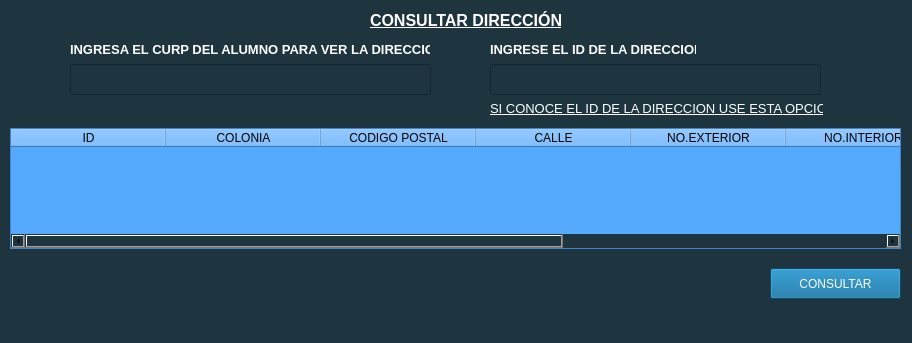
<?xml version="1.0" encoding="UTF-8"?>
<ui version="4.0">
 <class>Form_CONSULTAR_DIRECCION</class>
 <widget class="QWidget" name="Form_CONSULTAR_DIRECCION">
  <property name="geometry">
   <rect>
    <x>0</x>
    <y>0</y>
    <width>912</width>
    <height>343</height>
   </rect>
  </property>
  <property name="windowTitle">
   <string>CONSULTAR DIRECCION</string>
  </property>
  <property name="windowIcon">
   <iconset resource="../resources_rc.qrc">
    <normaloff>:/iconos/recursos/consulta.png</normaloff>:/iconos/recursos/consulta.png</iconset>
  </property>
  <property name="styleSheet">
   <string notr="true">QWidget
{
	background-color:#1E343F;
	color:#ffffff;
	border-color:#000000;
}
QPushButton
{
	background-color:#046799;
	color:#FFFFFF;
	border-color:#000000;
}

QComboBox
{
	background-color:#034263;
	color:#FFFFFF;
	border-color:#000000;
}

QGroupBox
{
	background-color:#1E343F;
	color:#ffffff;
	border-color:#000000;
}</string>
  </property>
  <widget class="QPushButton" name="consultar">
   <property name="geometry">
    <rect>
     <x>770</x>
     <y>268</y>
     <width>131</width>
     <height>31</height>
    </rect>
   </property>
   <property name="text">
    <string>CONSULTAR</string>
   </property>
   <property name="icon">
    <iconset resource="../resources_rc.qrc">
     <normaloff>:/iconos/recursos/consulta.png</normaloff>:/iconos/recursos/consulta.png</iconset>
   </property>
   <property name="iconSize">
    <size>
     <width>20</width>
     <height>20</height>
    </size>
   </property>
  </widget>
  <widget class="QGroupBox" name="groupBox">
   <property name="geometry">
    <rect>
     <x>10</x>
     <y>128</y>
     <width>891</width>
     <height>121</height>
    </rect>
   </property>
   <property name="styleSheet">
    <string notr="true">color: rgb(0, 0, 0);</string>
   </property>
   <property name="title">
    <string/>
   </property>
   <widget class="QTableWidget" name="tabla">
    <property name="geometry">
     <rect>
      <x>0</x>
      <y>0</y>
      <width>891</width>
      <height>121</height>
     </rect>
    </property>
    <property name="styleSheet">
     <string notr="true">background-color: rgb(85, 170, 255);</string>
    </property>
    <attribute name="horizontalHeaderDefaultSectionSize">
     <number>155</number>
    </attribute>
    <column>
     <property name="text">
      <string>ID</string>
     </property>
    </column>
    <column>
     <property name="text">
      <string>COLONIA</string>
     </property>
    </column>
    <column>
     <property name="text">
      <string>CODIGO POSTAL</string>
     </property>
    </column>
    <column>
     <property name="text">
      <string>CALLE</string>
     </property>
    </column>
    <column>
     <property name="text">
      <string>NO.EXTERIOR</string>
     </property>
    </column>
    <column>
     <property name="text">
      <string>NO.INTERIOR</string>
     </property>
    </column>
    <column>
     <property name="text">
      <string>ESTADO</string>
     </property>
    </column>
    <column>
     <property name="text">
      <string>ALCALDIA</string>
     </property>
    </column>
   </widget>
  </widget>
  <widget class="QLabel" name="label">
   <property name="geometry">
    <rect>
     <x>70</x>
     <y>40</y>
     <width>360</width>
     <height>18</height>
    </rect>
   </property>
   <property name="font">
    <font>
     <pointsize>10</pointsize>
     <bold>true</bold>
    </font>
   </property>
   <property name="text">
    <string>INGRESA EL CURP DEL ALUMNO PARA VER LA DIRECCION:</string>
   </property>
  </widget>
  <widget class="QLineEdit" name="curp">
   <property name="geometry">
    <rect>
     <x>70</x>
     <y>64</y>
     <width>361</width>
     <height>31</height>
    </rect>
   </property>
  </widget>
  <widget class="QLineEdit" name="ID">
   <property name="geometry">
    <rect>
     <x>490</x>
     <y>64</y>
     <width>331</width>
     <height>31</height>
    </rect>
   </property>
  </widget>
  <widget class="QLabel" name="label_2">
   <property name="geometry">
    <rect>
     <x>490</x>
     <y>100</y>
     <width>333</width>
     <height>18</height>
    </rect>
   </property>
   <property name="font">
    <font>
     <pointsize>10</pointsize>
     <bold>true</bold>
    </font>
   </property>
   <property name="text">
    <string>&lt;html&gt;&lt;head/&gt;&lt;body&gt;&lt;p&gt;&lt;span style=&quot; font-weight:400; text-decoration: underline;&quot;&gt;SI CONOCE EL ID DE LA DIRECCION USE ESTA OPCION&lt;/span&gt;&lt;/p&gt;&lt;/body&gt;&lt;/html&gt;</string>
   </property>
  </widget>
  <widget class="QLabel" name="label_3">
   <property name="geometry">
    <rect>
     <x>490</x>
     <y>40</y>
     <width>206</width>
     <height>18</height>
    </rect>
   </property>
   <property name="font">
    <font>
     <pointsize>10</pointsize>
     <bold>true</bold>
    </font>
   </property>
   <property name="text">
    <string>INGRESE EL ID DE LA DIRECCION:</string>
   </property>
  </widget>
  <widget class="QLabel" name="label_4">
   <property name="geometry">
    <rect>
     <x>370</x>
     <y>10</y>
     <width>191</width>
     <height>21</height>
    </rect>
   </property>
   <property name="font">
    <font>
     <pointsize>10</pointsize>
     <bold>true</bold>
    </font>
   </property>
   <property name="text">
    <string>&lt;html&gt;&lt;head/&gt;&lt;body&gt;&lt;p&gt;&lt;span style=&quot; font-size:12pt; text-decoration: underline;&quot;&gt;CONSULTAR DIRECCIÓN&lt;/span&gt;&lt;/p&gt;&lt;/body&gt;&lt;/html&gt;</string>
   </property>
  </widget>
 </widget>
 <resources>
  <include location="../resources_rc.qrc"/>
 </resources>
 <connections/>
</ui>
